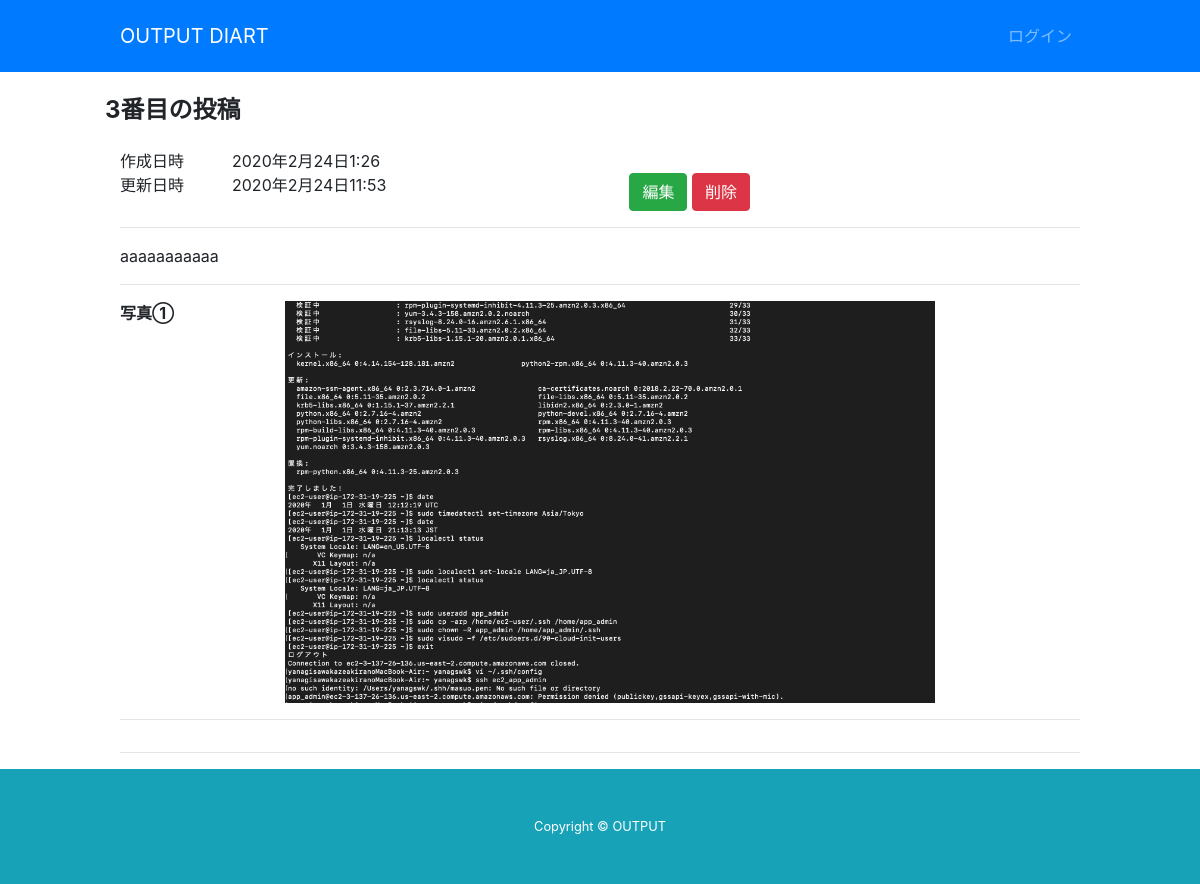
The app's page /diary-detail/19/ with its own data.
### journal/models.py (models this page shows, shortened)
class Journal(models.Model):
    user = models.ForeignKey(CustomUser, verbose_name='ユーザー', on_delete=models.PROTECT)
    title = models.CharField(verbose_name='タイトル', max_length=40)
    content = models.TextField(verbose_name='本文', blank=True, null=True)
    photo1 = models.ImageField(verbose_name='写真1', blank=True, null=True)
    photo2 = models.ImageField(verbose_name='写真2', blank=True, null=True)
    photo3 = models.ImageField(verbose_name='写真3', blank=True, null=True)
    created_at = models.DateTimeField(verbose_name='作成日時', auto_now_add=True)
    updated_at = models.DateTimeField(verbose_name='更新日時', auto_now=True)
    class Meta:
        verbose_name_plural = 'Journal'

### journal/views.py (the view)
# urls.py: path('diary-detail/<int:pk>/', views.JournalDetailView.as_view(), name="diary_detail"),
class JournalDetailView(generic.DetailView):
    model = Journal
    template_name = 'diary_detail.html'

### journal/templates/diary_detail.html (shortened to what this page needs)
{% extends 'base.html' %}
{% load static %}
{% block contents %}
<div class="container">
    <div class="div-style w-100">
        <div class="row">
            <h4><strong>{{ object.title }}</strong></h4>
        </div>
        <div class="row">
            <div class="col-6">
                作成日時&emsp;&emsp;&emsp;{{ object.created_at }}
            </div>
        </div>
        <div class="row">
            <div class="col-md-4 col-md-offset-1">
                更新日時&emsp;&emsp;&emsp;{{ object.updated_at }}
            </div>
            <div class='col-md-4 col-md-offset-2 text-right'>
                <a class="btn btn-success " href="{% url 'journal:diary_update' object.pk %}">編集</a>
                <a class="btn btn-danger " href="{% url 'journal:diary_delete' object.pk %}">削除</a>
            </div>
        </div>
        <hr>
        <div class="row">
            <div class="col-9">
                {{ object.content|linebreaksbr }}
            </div>
        </div>
        <hr>
        <div class="row">
            <div class="col-2">
                {% if object.photo1 %}
                <strong>写真①</strong>
            </div>
            <div class="col-3">
                    <img src="{{ object.photo1.url }}" width="650" height="auto"/>
                {% endif %}
            </div>
        </div>
        <hr>
        <hr>
    </div>
</div>
{% endblock %}

### static/css/journal_list.css (style rules this page uses)
body, #wrapper { display: flex; flex-direction: column; min-height: 100vh; }
.div-style { margin-top: 6rem; }
.container { padding: 0 8px; }
@media (min-width: 1024px) { .container { padding: 0 32px; box-sizing: border-box; width: 1024px; margin: 0 auto; } }

### records on screen
Journal: title "3番目の投稿", created_at "2020年2月24日1:26", updated_at "2020年2月24日11:53", content "aaaaaaaaaaa", photo1 (picture)
